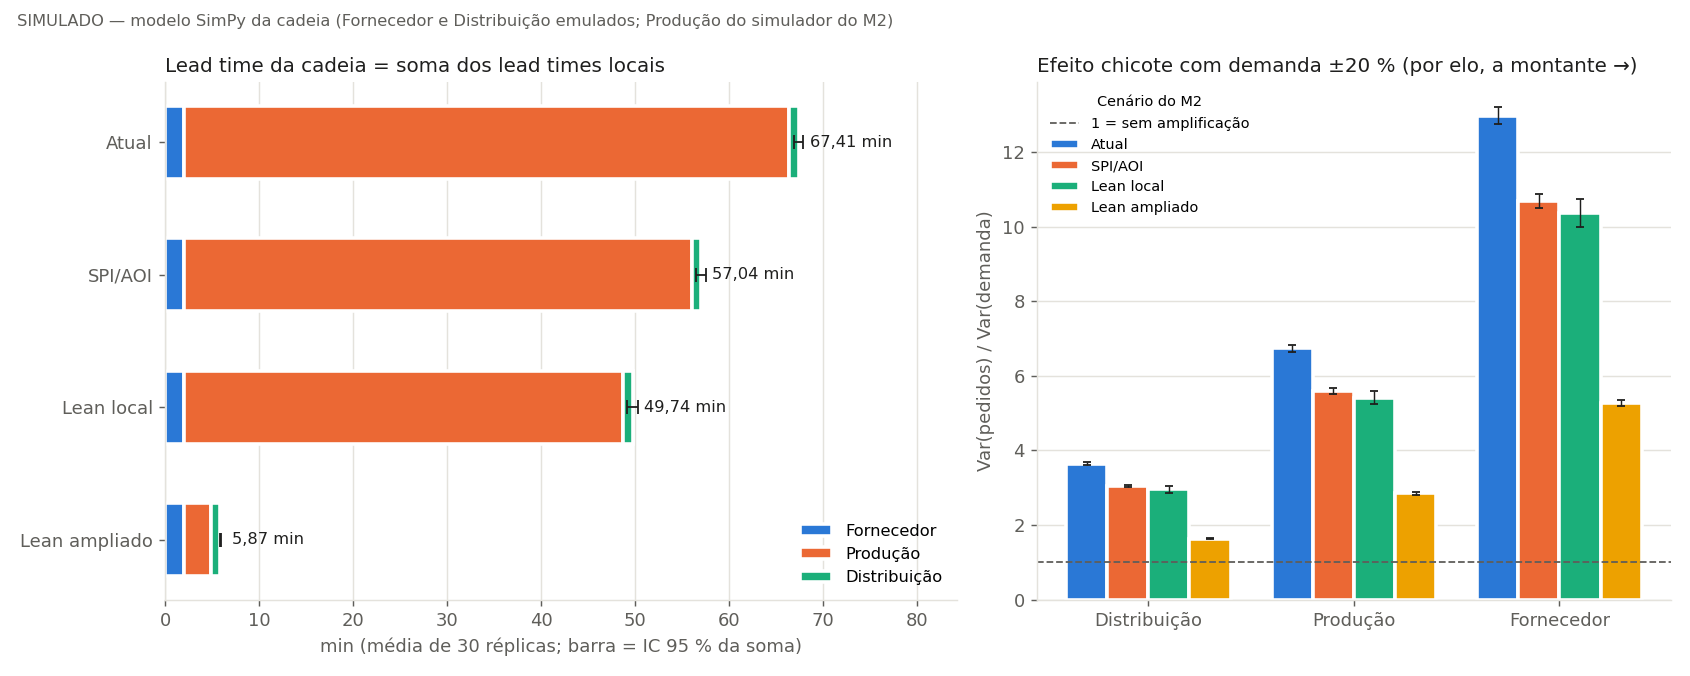

Here is the Python script that generated this plot:
#!/usr/bin/env python3
# /// script
# requires-python = ">=3.12,<3.13"
# dependencies = ["simpy==4.1.1", "pyyaml>=6.0", "matplotlib==3.10.3"]
# ///
"""Tarefa 3.0 (P-03, RF-A3-06): roda o modelo SimPy da cadeia (f3_cadeia_modelo.py) e gera tabela, CSV e gráfico.

Substitui o resultado da Extra 2, que o grupo não fez: gera a coluna "Simulado" do lead time da cadeia para a tabela
das 3 gerações (tarefa 3.7). **É modelo, não medição** (ADR-0002, ADR-0013). Modelo e hipóteses: docstring de
`f3_cadeia_modelo.py`; parâmetros em `config/cadeia_simulacao.yaml` e `config/cadeia.yaml` → `emulados`.

Saídas em --saida: f3_cadeia_simpy.md (tabelas), f3_cadeia_simpy.csv (uma linha por cenário × semente),
f3_cadeia_simpy.png (gráfico).

Uso (pasta MOD 3):
  ~/.local/bin/uv run dados/analises/f3_cadeia_simpy.py
Testes:
  ~/.local/bin/uv run --no-project --python 3.12 --with simpy==4.1.1 --with pyyaml==6.0.3 --with pytest==9.2.0 pytest tests/analises -v
"""
from __future__ import annotations

import argparse
import csv
import sys
import time
from pathlib import Path
from typing import Any

AQUI = Path(__file__).resolve().parent
sys.path.insert(0, str(AQUI))

from f3_cadeia_modelo import Configuracao, Resumo, carregar_configuracao, resumir, rodar, t_critico


def _fmt(x: float, casas: int = 2) -> str:
    s = f"{x:,.{casas}f}"
    return s.replace(",", "X").replace(".", ",").replace("X", " ")


def _celula(r: Resumo, casas: int = 2) -> str:
    return (f"{_fmt(r.media, casas)} ± {_fmt(r.desvio, casas)}<br>IC [{_fmt(r.ic_inf, casas)}; "
            f"{_fmt(r.ic_sup, casas)}]<br>{_fmt(r.minimo, casas)}–{_fmt(r.maximo, casas)}")


KPIS_FLUXO = [  # (coluna, rótulo, divisor, casas)
    ("lt_fornecedor_s", "Lead time local do Fornecedor, pedido → entrega (min)", 60, 2),
    ("lt_producao_s", "Lead time local da Produção, trecho do M2 (min)", 60, 2),
    ("lt_distribuicao_s", "Lead time local da Distribuição, recebida → despachada (min)", 60, 2),
    ("lt_cadeia_soma_s", "**Lead time da cadeia = soma dos locais (min)** (RF-A3-04)", 60, 2),
    ("lt_ponta_a_ponta_s", "Lead time ponta a ponta por peça, média (min)", 60, 2),
    ("lt_ponta_a_ponta_p90_s", "Lead time ponta a ponta por peça, p90 (min)", 60, 2),
    ("espera_kit_s", "Espera por kit do Fornecedor, média (s)", 1, 2),
    ("pecas_com_espera_kit", "Peças que esperaram kit (ruptura)", 1, 1),
    ("reposicoes", "Reposições do Fornecedor no turno", 1, 1),
    ("estoque_minimo", "Estoque mínimo do Fornecedor (kits)", 1, 1),
    ("pecas", "Peças no turno (= concluídas do M2)", 1, 1),
]
KPIS_CHICOTE = [
    ("chicote_razao_Distribuicao", "Var(pedidos da Distribuição à Produção) / Var(demanda)"),
    ("chicote_razao_Producao", "Var(pedidos da Produção ao Fornecedor) / Var(demanda)"),
    ("chicote_razao_Fornecedor", "Var(pedidos do Fornecedor à fonte) / Var(demanda)"),
]


def escrever_csv(linhas: list[dict[str, Any]], caminho: Path) -> None:
    campos = list(linhas[0].keys())
    with caminho.open("w", newline="", encoding="utf-8") as f:
        w = csv.DictWriter(f, fieldnames=campos)
        w.writeheader()
        w.writerows(linhas)


def tabelas(cfg: Configuracao, linhas: list[dict[str, Any]]) -> dict[str, Any]:
    por = {c: [l for l in linhas if l["cenario"] == c] for c in cfg.cenarios}
    res: dict[str, Any] = {"fluxo": {}, "chicote": {}, "comparacao": {}}
    for col, _, div, _ in KPIS_FLUXO:
        res["fluxo"][col] = {c: resumir([l[col] / div for l in por[c]], cfg.confianca) for c in cfg.cenarios}
    for col, _ in KPIS_CHICOTE + [("chicote_razao_teorica_Distribuicao", "")]:
        res["chicote"][col] = {c: resumir([l[col] for l in por[c]], cfg.confianca) for c in cfg.cenarios}
    a, b = cfg.comparacao
    for col, _, div, _ in KPIS_FLUXO[:6] + [(k, "", 1, 3) for k, _ in KPIS_CHICOTE]:
        la = {l["semente"]: l[col] / div for l in por[a]}
        lb = {l["semente"]: l[col] / div for l in por[b]}
        res["comparacao"][col] = resumir([lb[s] - la[s] for s in sorted(la)], cfg.confianca)
    return res


def escrever_md(cfg: Configuracao, linhas: list[dict[str, Any]], res: dict[str, Any], caminho: Path,
                segundos: float) -> None:
    p = cfg.parametros
    rot = cfg.cenarios
    a, b = cfg.comparacao
    t = t_critico(cfg.n - 1, cfg.confianca)
    lt_per = {c: next(l for l in linhas if l["cenario"] == c)["chicote_lt_periodos_Distribuicao"] for c in rot}
    out = [
        "# Fase 3 — tarefa 3.0: modelo simplificado da cadeia em SimPy (geração \"Simulado\" do lead time da cadeia)",
        "",
        (f"Gerado por `f3_cadeia_simpy.py` em {time.strftime('%Y-%m-%d')}. **Origem de todos os números: Simulado "
        "(modelo SimPy da cadeia, parâmetros de `config/cadeia_simulacao.yaml` + `config/cadeia.yaml` → `emulados`; "
        "Produção alimentada pelo simulador do M2, `f0_replicacoes.csv`, tarefa 0.8).** Não é medição (ADR-0002, "
        "ADR-0013). Substitui o resultado da Extra 2, que o grupo não fez (P-03). Os elos Fornecedor e Distribuição "
        "não existem como parceiros (P-04): seus parâmetros são os dos elos **emulados** da 3.3, não dados de outro "
        "grupo."),
        "",
        (f"n = {cfg.n} replicações por cenário (sementes {cfg.semente_inicial}–{cfg.semente_inicial + cfg.n - 1}, "
        f"pareadas com as sementes do M2); IC {cfg.confianca:.0%} por t de Student (gl = {cfg.n - 1}, "
        f"t = {_fmt(t, 4)}). Células: média ± desvio · IC · mín–máx."),
        "",
        "## Parâmetros",
        "",
        "| Elo | Parâmetro | Valor | De onde |",
        "|---|---|---|---|",
        (f"| Fornecedor | estoque inicial / lote Q / ponto de pedido s | {_fmt(p.estoque_inicial, 0)} / "
        f"{_fmt(p.reposicao_lote, 0)} / {_fmt(p.ponto_pedido, 0)} kits | `cadeia.yaml` → `emulados` / "
        "`cadeia_simulacao.yaml` |"),
        (f"| Fornecedor | lead time de reposição | triangular({_fmt(p.lead_time_reposicao_s * (1 - p.lead_time_variacao), 0)}; "
        f"{_fmt(p.lead_time_reposicao_s, 0)}; {_fmt(p.lead_time_reposicao_s * (1 + p.lead_time_variacao), 0)}) s, "
        f"média {_fmt(p.lead_time_reposicao_s, 0)} s | centro em `emulados`, variação ±{p.lead_time_variacao:.0%} é "
        "hipótese do modelo |"),
        f"| Fornecedor | consumo | {_fmt(p.consumo_por_peca, 0)} kit por peça liberada | `emulados` |",
        ("| Produção | ritmo | `concluidas` do M2 da semente, liberadas em intervalo fixo no turno de 8 h | "
        "`f0_replicacoes.csv` |"),
        ("| Produção | lead time por peça | lognormal com a média e o p90 do trecho da semente (média = p90 → fixo) | "
        "`f0_replicacoes.csv` |"),
        (f"| Distribuição | tempo de despacho | triangular({_fmt(p.tempo_despacho_s * (1 - p.tempo_despacho_variacao), 0)}; "
        f"{_fmt(p.tempo_despacho_s, 0)}; {_fmt(p.tempo_despacho_s * (1 + p.tempo_despacho_variacao), 0)}) s, média "
        f"{_fmt(p.tempo_despacho_s, 0)} s | centro em `emulados`, variação é hipótese |"),
        (f"| Chicote | demanda / previsão / horizonte | média × (1 + U(−{p.variacao_demanda:.0%}; "
        f"+{p.variacao_demanda:.0%})) por período de {_fmt(p.periodo_s / 60, 0)} min; média móvel de "
        f"{p.media_movel_periodos}; {p.periodos} períodos, {p.aquecimento_periodos} de aquecimento | "
        "`cadeia_simulacao.yaml` |"),
        "",
        "![Lead time da cadeia por elo e efeito chicote](f3_cadeia_simpy.png)",
        "",
        "## Lead time da cadeia por cenário",
        "",
        "| KPI | " + " | ".join(rot.values()) + " |",
        "|---|" + "---|" * len(rot),
    ]
    for col, rotulo, _, casas in KPIS_FLUXO:
        out.append(f"| {rotulo} | " + " | ".join(_celula(res["fluxo"][col][c], casas) for c in rot) + " |")
    out += [
        "",
        f"## {rot[a]} × {rot[b]} (pareado por semente)",
        "",
        ("Mesma semente nos dois cenários (números aleatórios comuns por elo; a Produção usa a mesma semente do M2). "
        "Distinguível = IC da diferença não contém zero."),
        "",
        f"| KPI | Diferença média ({rot[b]} − {rot[a]}) | Desvio | IC {cfg.confianca:.0%} | Distinguível? |",
        "|---|---:|---:|---|---|",
    ]
    rotulos = {c: r for c, r, _, _ in KPIS_FLUXO} | dict(KPIS_CHICOTE)
    for col, r in res["comparacao"].items():
        casas = 3 if col.startswith("chicote") else 2
        dist = "sim" if r.ic_inf > 0 or r.ic_sup < 0 else "não"
        out.append(f"| {rotulos[col]} | {_fmt(r.media, casas)} | {_fmt(r.desvio, casas)} | "
                   f"[{_fmt(r.ic_inf, casas)}; {_fmt(r.ic_sup, casas)}] | {dist} |")
    out += [
        "",
        "## Efeito chicote (demanda ±20 %)",
        "",
        f"Razão = Var(pedidos do elo) / Var(demanda do cliente); > 1 = amplificação a montante. Lead time de "
        f"reposição da Distribuição em períodos de {_fmt(p.periodo_s / 60, 0)} min (do lead time do trecho do M2): "
        + ", ".join(f"{rot[c]} = {lt_per[c]}" for c in rot) + ".",
        "",
        "| Razão | " + " | ".join(rot.values()) + " |",
        "|---|" + "---|" * len(rot),
    ]
    for col, rotulo in KPIS_CHICOTE + [("chicote_razao_teorica_Distribuicao",
                                         "Referência analítica da Distribuição: 1 + 2k + 2k², k = (L+1)/p")]:
        out.append(f"| {rotulo} | " + " | ".join(_celula(res["chicote"][col][c], 3) for c in rot) + " |")
    out += [
        "",
        "## Notas de método e limitações",
        "",
        ("- **Lead time da cadeia (RF-A3-04)** = soma dos lead times médios locais, a conta do `twin-t2t` "
        "(`Cadeia.LeadTimeCadeia`). O modelo, por ter um relógio só, mede também o ponta a ponta por peça. A soma "
        "inclui o lead time de reposição do Fornecedor, que a peça só sente quando falta kit: com estoque, a soma "
        "**superestima** o tempo que a peça leva na cadeia. Limitação → a tabela das 3 gerações (3.7) compara somas "
        "com somas → registrar as duas linhas e dizer qual é qual."),
        ("- **Produção caixa-preta:** o lead time por peça é sorteado da lognormal ajustada à média e ao p90 da "
        "semente; não reproduz a autocorrelação do M2 (no Atual a fila da Bateria cresce durante o turno). A média "
        "simulada fica próxima da média do M2 por construção (conferida no teste e na evidência)."),
        ("- **Lean ampliado:** no M2 o trecho tem lead time fixo de 2,87 min (sem fila, desvio 0), por isso a Produção "
        "fica determinística nesse cenário e o desvio vem só de Fornecedor e Distribuição."),
        "- **Sem censura:** a réplica libera as peças do turno e roda até a última ser despachada.",
        ("- **Chicote:** modelo de revisão periódica, sem capacidade, sem estoque de segurança e com pedido truncado em "
        "zero; a referência analítica vale para pedidos não truncados e demanda i.i.d. (só a Distribuição)."),
        "- **Sem baseline no M1** de lead time da cadeia (P-07): a meta e o baseline desta linha ficam em aberto.",
        "",
        (f"Tempo de execução: {_fmt(segundos, 1)} s para {len(linhas)} réplicas ({len(rot)} cenários × {cfg.n}). "
        "CSV com uma linha por cenário × semente: `f3_cadeia_simpy.csv`."),
        "",
    ]
    caminho.write_text("\n".join(out), encoding="utf-8")


def grafico(cfg: Configuracao, res: dict[str, Any], caminho: Path) -> None:
    import matplotlib
    matplotlib.use("Agg")
    import matplotlib.pyplot as plt

    rot = list(cfg.cenarios.values())
    chaves = list(cfg.cenarios)
    cores = {"Fornecedor": "#2a78d6", "Produção": "#eb6834", "Distribuição": "#1baf7a"}  # slots 1–3, ordem fixa
    tinta, tinta2, grade = "#1f1f1e", "#5f5e5a", "#e4e2dc"
    fig, (ax1, ax2) = plt.subplots(1, 2, figsize=(13, 5.2), gridspec_kw={"width_ratios": [1.25, 1]})
    for ax in (ax1, ax2):
        ax.set_facecolor("white")
        for lado in ("top", "right"):
            ax.spines[lado].set_visible(False)
        for lado in ("left", "bottom"):
            ax.spines[lado].set_color(grade)
        ax.tick_params(colors=tinta2)

    # (a) composição da soma dos locais, barras horizontais empilhadas, com IC da soma
    y = list(range(len(rot)))[::-1]
    base = [0.0] * len(rot)
    for elo, col in (("Fornecedor", "lt_fornecedor_s"), ("Produção", "lt_producao_s"),
                     ("Distribuição", "lt_distribuicao_s")):
        v = [res["fluxo"][col][c].media for c in chaves]
        ax1.barh(y, v, left=base, color=cores[elo], edgecolor="white", linewidth=2, height=0.55, label=elo)
        base = [b + x for b, x in zip(base, v)]
    soma = [res["fluxo"]["lt_cadeia_soma_s"][c] for c in chaves]
    ax1.errorbar([s.media for s in soma], y, xerr=[[s.media - s.ic_inf for s in soma],
                                                  [s.ic_sup - s.media for s in soma]],
                 fmt="none", ecolor=tinta, capsize=4, lw=1)
    for yi, s in zip(y, soma):
        ax1.text(s.media + 1.2, yi, f"{_fmt(s.media)} min", va="center", color=tinta, fontsize=9)
    ax1.set_yticks(y, rot)
    ax1.set_xlim(0, max(s.media for s in soma) * 1.25)
    ax1.set_xlabel("min (média de 30 réplicas; barra = IC 95 % da soma)", color=tinta2)
    ax1.set_title("Lead time da cadeia = soma dos lead times locais", color=tinta, loc="left", fontsize=11)
    ax1.xaxis.grid(True, color=grade, lw=0.8)
    ax1.set_axisbelow(True)
    ax1.legend(frameon=False, loc="lower right", fontsize=9)

    # (b) efeito chicote: razão por elo e cenário
    elos = [("Distribuicao", "Distribuição"), ("Producao", "Produção"), ("Fornecedor", "Fornecedor")]
    larg = 0.8 / len(chaves)
    cores_cen = ["#2a78d6", "#eb6834", "#1baf7a", "#eda100"]
    for i, (c, r) in enumerate(zip(chaves, rot)):
        v = [res["chicote"][f"chicote_razao_{e}"][c] for e, _ in elos]
        xs = [j + (i - (len(chaves) - 1) / 2) * larg for j in range(len(elos))]
        ax2.bar(xs, [s.media for s in v], width=larg, color=cores_cen[i], edgecolor="white", linewidth=2, label=r,
                yerr=[s.ic_sup - s.media for s in v], ecolor=tinta, capsize=2, error_kw={"lw": 0.8})
    ax2.axhline(1, color=tinta2, lw=1, ls="--", label="1 = sem amplificação")
    ax2.set_xticks(range(len(elos)), [e for _, e in elos])
    ax2.set_ylabel("Var(pedidos) / Var(demanda)", color=tinta2)
    ax2.set_title("Efeito chicote com demanda ±20 % (por elo, a montante →)", color=tinta, loc="left", fontsize=11)
    ax2.yaxis.grid(True, color=grade, lw=0.8)
    ax2.set_axisbelow(True)
    ax2.legend(frameon=False, fontsize=8, title="Cenário do M2", title_fontsize=8)
    fig.suptitle("SIMULADO — modelo SimPy da cadeia (Fornecedor e Distribuição emulados; Produção do simulador do M2)",
                 color=tinta2, fontsize=9, x=0.01, ha="left")
    fig.tight_layout()
    fig.savefig(caminho, dpi=130, facecolor="white")
    plt.close(fig)


def main(argv: list[str] | None = None) -> int:
    ap = argparse.ArgumentParser(description=__doc__.splitlines()[0])
    ap.add_argument("--config", type=Path, default=None, help="config/cadeia_simulacao.yaml (ou CADEIA_SIM_PATH)")
    ap.add_argument("--cadeia", type=Path, default=None, help="config/cadeia.yaml (ou CADEIA_PATH)")
    ap.add_argument("--saida", type=Path, default=AQUI)
    a = ap.parse_args(argv)
    t0 = time.perf_counter()
    cfg = carregar_configuracao(a.config, a.cadeia)
    linhas = rodar(cfg)
    segundos = time.perf_counter() - t0
    res = tabelas(cfg, linhas)
    a.saida.mkdir(parents=True, exist_ok=True)
    escrever_csv(linhas, a.saida / "f3_cadeia_simpy.csv")
    escrever_md(cfg, linhas, res, a.saida / "f3_cadeia_simpy.md", segundos)
    grafico(cfg, res, a.saida / "f3_cadeia_simpy.png")
    print(f"{len(linhas)} réplicas em {segundos:.1f} s; saídas em {a.saida}")
    for c, r in cfg.cenarios.items():
        s = res["fluxo"]["lt_cadeia_soma_s"][c]
        e = res["fluxo"]["lt_ponta_a_ponta_s"][c]
        ch = res["chicote"]["chicote_razao_Distribuicao"][c]
        print(f"  {r:<14} soma dos locais {s.media:7.2f} ± {s.desvio:5.2f} min  IC [{s.ic_inf:.2f}; {s.ic_sup:.2f}]"
              f"  | ponta a ponta {e.media:7.2f} min | chicote Distribuição {ch.media:.3f}")
    return 0


if __name__ == "__main__":
    sys.exit(main())
